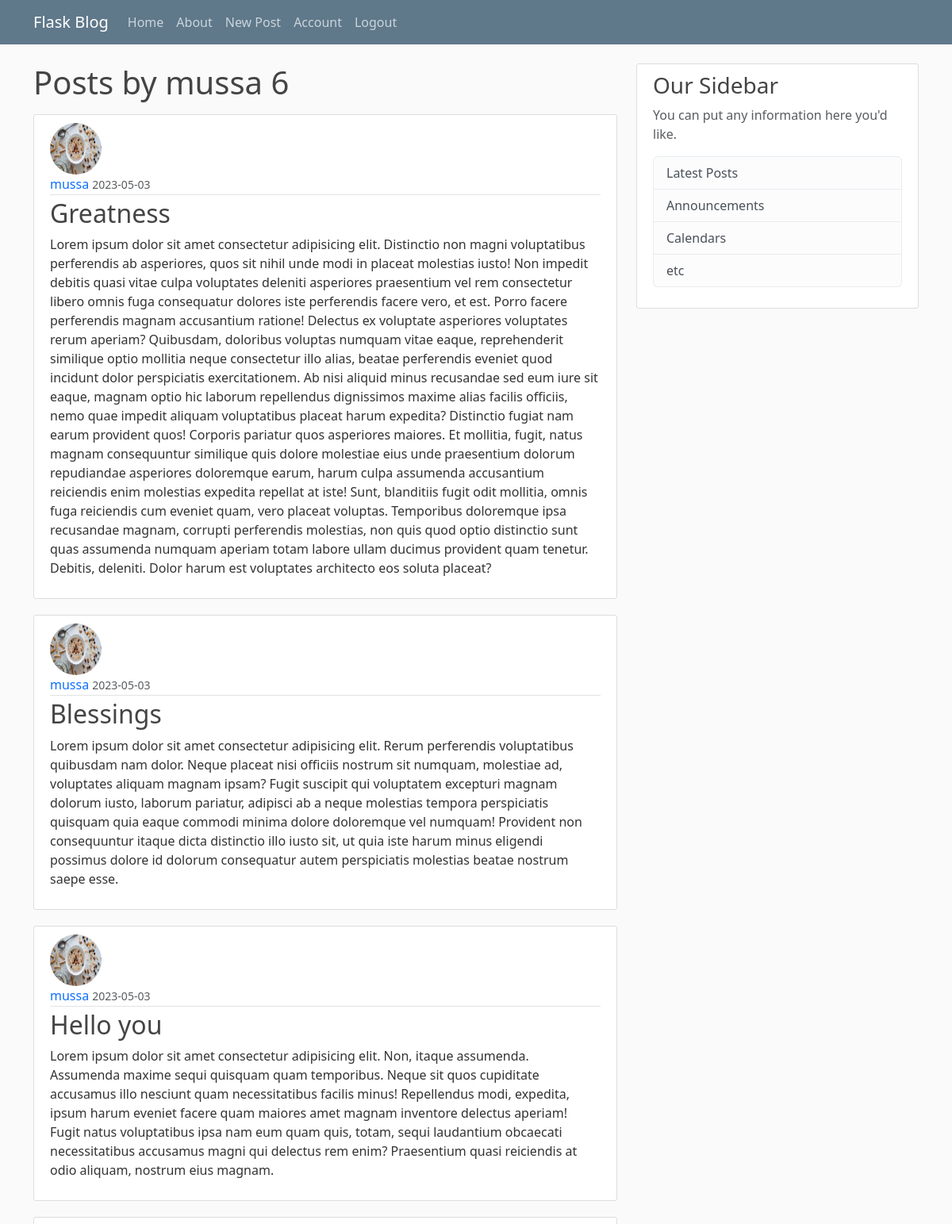
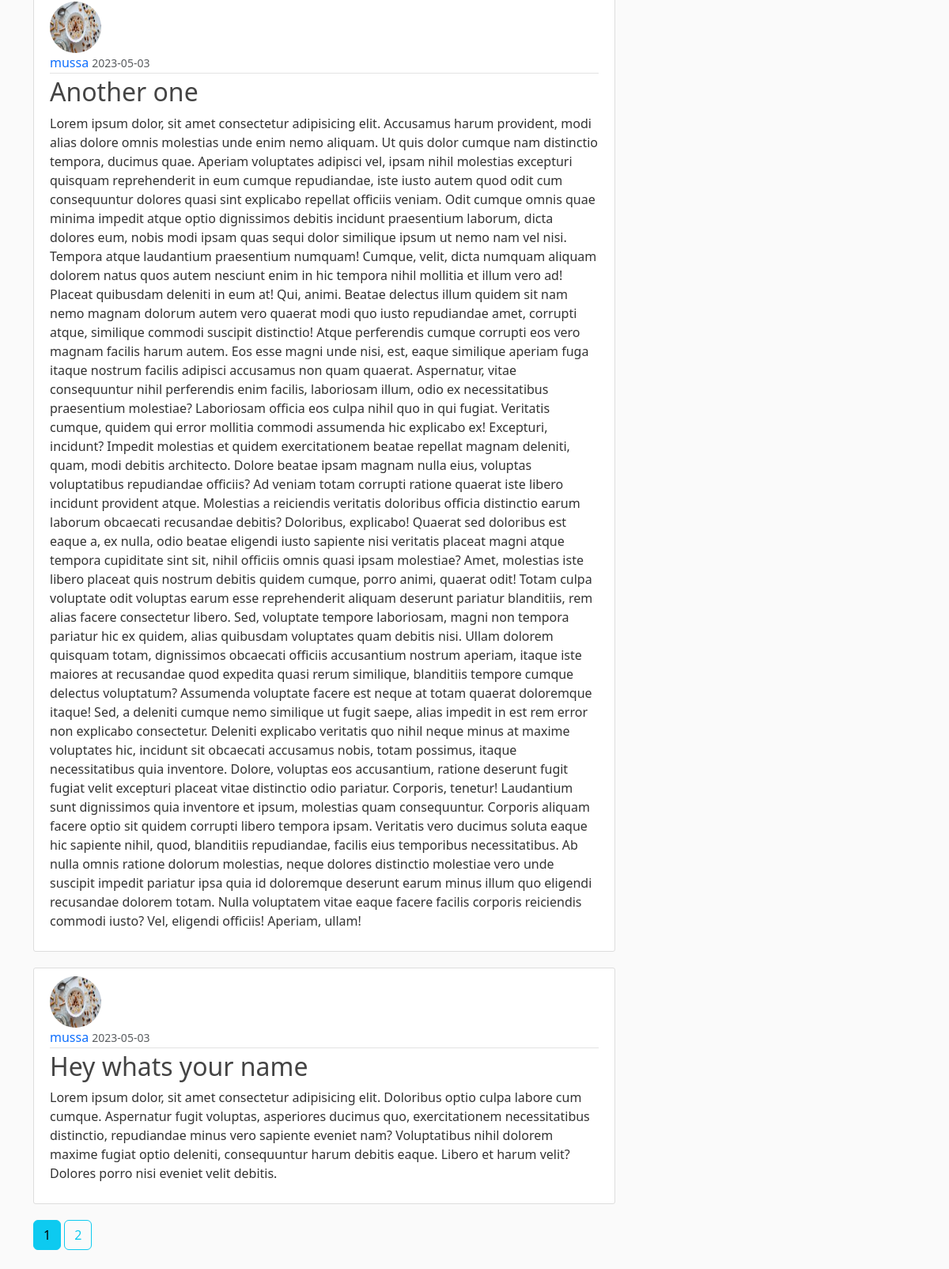
The page /user/mussa (signed in) on the database its author committed (2 pictures, top to bottom).
### flask_blog/models.py (models this page shows, shortened)
class User(db.Model, UserMixin): # This is a table called 'User', then we create coloumns within it
    id = db.Column(db.Integer, primary_key=True)
    username = db.Column(db.String(20), unique=True, nullable=False) # Username must not be longer that 20characters, it has to be unique, it cannot be 'null' meaning it must not be empty
    email = db.Column(db.String(120), unique=True, nullable=False) # Email must not be longer that 120characters, it has to be unique, it cannot be 'null' meaning it must not be empty
    image_file = db.Column(db.String(20), nullable=False, default='default.jpg') # This is the user profile picture. It is going to be stored as an harsh, and the harsh will be 20characters long. It must not be empty, Default profile picture that every user starts out with must be default
    password = db.Column(db.String(60), nullable=False) # The password will be stored has an harsh, the harsh will be 60characters long
    post = db.relationship('Post', backref='author', lazy=True) # This is to say the 'post' attribute has a relationship with the 'Post' module. The 'backref' is similar to adding another column to the Post module. What the backref allows us to do is When we have a post we can simply use the "author" attribute to get the user who created the post

class Post(db.Model): # This will hold our post
    id = db.Column(db.Integer, primary_key=True)
    title = db.Column(db.String(100), nullable=False) # Title length will max out at 100characters
    date_posted = db.Column(db.DateTime, nullable=False, default=datetime.utcnow) # data posted will have a 'column type' of datatime, it must not be empty, then the default will be set with the datetime.utcnow function without the brakets'()' because we are not calling it now, its just a argument. 'utc' is the most accurate time to use in a db
    content = db.Column(db.Text, nullable=False) # The type of this column is a txt, it must not be empty
    user_id = db.Column(db.Integer, db.ForeignKey('user.id'), nullable=False)

### flask_blog/route.py (the view)
@app.route("/user/<string:username>")
def user_posts(username):
    page = request.args.get('page', 1, type=int)
    user = User.query.filter_by(username=username).first_or_404() # this is to get all the posts that the username clicked has uploaded on the webpage
    posts = Post.query.filter_by(author=user).order_by(Post.date_posted.desc()).paginate(page=page, per_page=5) # The order_by(Post.date_posted.desc()) is added to make sure that the latest post is found at the top of the blog. back slash is for breaking the line to write in the next line
    return render_template('user_posts.html', posts=posts, user=user)

### flask_blog/models.py (called while the page is built)
@login_manager.user_loader
def load_user(user_id):
    return User.query.get(int(user_id))

### flask_blog/templates/user_posts.html
{% extends "layout.html" %} {% block content %}
<h1 class="mb-3">Posts by {{user.username}} {{posts.total}}</h1>
{% for post in posts.items %}
<article class="media content-section">
    <img class="rounded-circle article-img" src="{{url_for('static', filename='profile_pics/' + post.author.image_file)}}" alt="">
    <div class="media-body">
        <div class="article-metadata">
            <a class="mr-2" href="{{url_for('user_posts', username=post.author.username)}}">{{ post.author.username }}</a>
            <small class="text-muted">{{ post.date_posted.strftime('%Y-%m-%d') }}</small>
        </div>
        <h2><a class="article-title" href="{{ url_for('post', post_id=post.id) }}">{{ post.title }}</a></h2>
        <p class="article-content">{{ post.content }}</p>
    </div>
</article>
{% endfor %} {% for page_num in posts.iter_pages(left_edge=1, right_edge=1, left_current=1, right_current=2) %} {%if page_num%} {%if posts.page == page_num%}
<a href="{{url_for('user_posts', username=user.username, page=page_num)}}" class="btn-info btn  mb-4">{{page_num}}</a> {%else%}
<a href="{{url_for('user_posts', username=user.username, page=page_num)}}" class="btn-outline-info btn  mb-4">{{page_num}}</a> {%endif%} {%else%} ... {%endif%} {%endfor%} {% endblock content %}

### flask_blog/static/main.css (style rules this page uses)
*, *::before, *::after { padding: none; margin: none; box-sizing: border-box; text-decoration: none; list-style: none; }
body { background: #fafafa; color: #333333; margin-top: 5rem; }
h1, h2, h3, h4, h5, h6 { color: #444444; }
.content-section { background: #ffffff; padding: 10px 20px; border: 1px solid #dddddd; border-radius: 3px; margin-bottom: 20px; }
.mr-2 { text-decoration: none; }
.article-title { text-decoration: none; color: #444444; }
.article-content { white-space: pre-line; }
.article-img { height: 65px; width: 65px; margin-right: 16px; }
.article-metadata { padding-bottom: 1px; margin-bottom: 4px; border-bottom: 1px solid #e3e3e3 }

### rows shown on the page
User: username "mussa"
Post: image_file (picture), author.username "mussa", date_posted "2023-05-03", title "Greatness", content "Lorem ipsum dolor sit amet consectetur adipisicing elit. Distinctio non magni voluptatibus perferendis ab asperiores, quos sit nihil unde modi in placeat molestias iusto! Non impedit debitis quasi vitae culpa voluptates deleniti asperiores praesentium vel rem consectetur libero omnis fuga consequatur dolores iste perferendis facere vero, et est. Porro facere perferendis magnam accusantium ratione! Delectus ex voluptate asperiores voluptates rerum aperiam? Quibusdam, doloribus voluptas numquam vitae eaque, reprehenderit similique optio mollitia neque consectetur illo alias, beatae perferendis eveniet quod incidunt dolor perspiciatis exercitationem. Ab nisi aliquid minus recusandae sed eum…"
Post: image_file (picture), author.username "mussa", date_posted "2023-05-03", title "Blessings", content "Lorem ipsum dolor sit amet consectetur adipisicing elit. Rerum perferendis voluptatibus quibusdam nam dolor. Neque placeat nisi officiis nostrum sit numquam, molestiae ad, voluptates aliquam magnam ipsam? Fugit suscipit qui voluptatem excepturi magnam dolorum iusto, laborum pariatur, adipisci ab a neque molestias tempora perspiciatis quisquam quia eaque commodi minima dolore doloremque vel numquam! Provident non consequuntur itaque dicta distinctio illo iusto sit, ut quia iste harum minus eligendi possimus dolore id dolorum consequatur autem perspiciatis molestias beatae nostrum saepe esse."
Post: image_file (picture), author.username "mussa", date_posted "2023-05-03", title "Hello you", content "Lorem ipsum dolor sit amet consectetur adipisicing elit. Non, itaque assumenda. Assumenda maxime sequi quisquam quam temporibus. Neque sit quos cupiditate accusamus illo nesciunt quam necessitatibus facilis minus! Repellendus modi, expedita, ipsum harum eveniet facere quam maiores amet magnam inventore delectus aperiam! Fugit natus voluptatibus ipsa nam eum quam quis, totam, sequi laudantium obcaecati necessitatibus accusamus magni qui delectus rem enim? Praesentium quasi reiciendis at odio aliquam, nostrum eius magnam."
Post: image_file (picture), author.username "mussa", date_posted "2023-05-03", title "Another one", content "Lorem ipsum dolor, sit amet consectetur adipisicing elit. Accusamus harum provident, modi alias dolore omnis molestias unde enim nemo aliquam. Ut quis dolor cumque nam distinctio tempora, ducimus quae. Aperiam voluptates adipisci vel, ipsam nihil molestias excepturi quisquam reprehenderit in eum cumque repudiandae, iste iusto autem quod odit cum consequuntur dolores quasi sint explicabo repellat officiis veniam. Odit cumque omnis quae minima impedit atque optio dignissimos debitis incidunt praesentium laborum, dicta dolores eum, nobis modi ipsam quas sequi dolor similique ipsum ut nemo nam vel nisi. Tempora atque laudantium praesentium numquam! Cumque, velit, dicta numquam aliquam dolorem…"
Post: image_file (picture), author.username "mussa", date_posted "2023-05-03", title "Hey whats your name", content "Lorem ipsum dolor, sit amet consectetur adipisicing elit. Doloribus optio culpa labore cum cumque. Aspernatur fugit voluptas, asperiores ducimus quo, exercitationem necessitatibus distinctio, repudiandae minus vero sapiente eveniet nam? Voluptatibus nihil dolorem maxime fugiat optio deleniti, consequuntur harum debitis eaque. Libero et harum velit? Dolores porro nisi eveniet velit debitis."

### other values the page prints
{{ posts.total }} "6"
{{ page_num }} "1"
{{ page_num }} "2"
